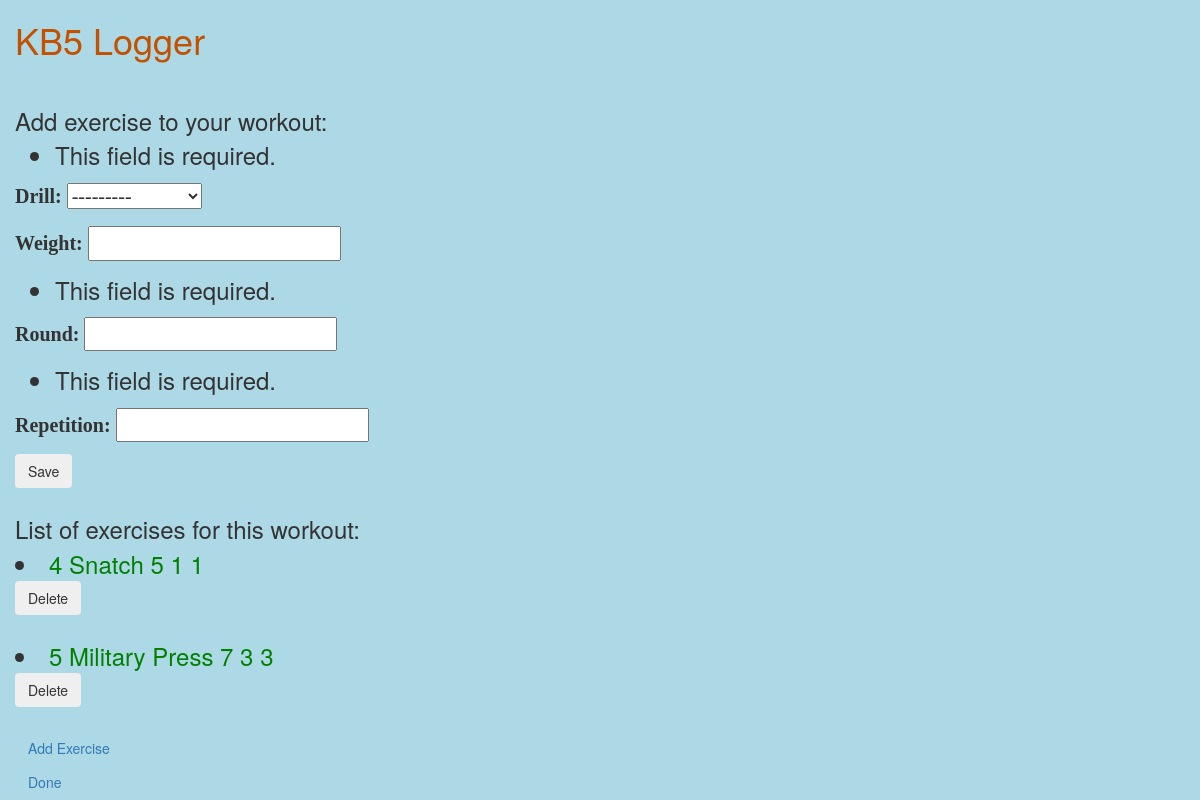
Screenshot of /workouts/3/ (signed in) with the database file from the repository.
### exerlogger/models.py (models this page shows, shortened)
class Exercise(TimeStampedModel):
    workout = models.ForeignKey(Workout, verbose_name=_("workout"), on_delete=models.CASCADE)
    drill = models.ForeignKey(Drill, verbose_name=_("drill"), on_delete=models.CASCADE)
    weight = models.IntegerField(_("weight"), blank=True, null=True)
    round = models.IntegerField(_("round"), default=1)
    repetition = models.IntegerField(_("repetition"), default=1)
    class Meta:
        verbose_name = _("exercise")
        verbose_name_plural = _("exercises")

class Drill(TimeStampedModel):
    name = models.CharField(_("name"), max_length=255)
    class Meta:
        verbose_name = _("drill")
        verbose_name_plural = _("drills")
    objects = models.Manager()
    def __str__(self):
        return self.name

### exerlogger/views.py (the view, shortened to what this page needs)
# urls.py: url(r'workouts/(add)/', views.workout_detail, name='workout_new'),
@login_required
def workout_detail(request, workout_id, exercise_id=None):
    if workout_id == "add":
        exercise_form = NewExerciseForm(request.POST)
        if request.method == "POST":
            workout_current = Workout.objects.create()
            exercise_form.instance = Exercise(workout=workout_current)
            if exercise_form.is_valid():
                exercise_form.save(commit=True)
                return redirect(workout_detail, workout_id=workout_current.id)
        context = {
            'exercise_form': exercise_form
        }
    else:
        workout = get_object_or_404(Workout, pk=workout_id)
        exercises = Exercise.objects.filter(workout=workout_id)
        exercise_form = NewExerciseForm(
            request.POST,
            instance=Exercise(workout=workout),
        )
        if exercise_form.is_valid():
            exercise_form.save(commit=True)
        context = {
            'workout': workout,
            'exercises': exercises,
            'exercise_form': exercise_form
        }
    return render(request, 'workout/workout_detail.html', context)

### exerlogger/forms.py
class NewExerciseForm(forms.ModelForm):
    class Meta:
        model = Exercise
        fields = ["drill", "weight", "round", "repetition"]

### templates/workout/workout_detail.html (shortened to what this page needs)
{% extends 'userspace/base.html' %}
        {% block content %}
            {% if exercise_form %}
                <br>
                Add exercise to your workout:
                <form method="POST" enctype="multipart/form-data">
                    {{ exercise_form.as_p }}
                    <input type="submit" value="Save" class="btn btn-md btn-secondary">
                </form>
            {% endif %}
            List of exercises for this workout:
            {% for exercise in exercises %}
                <li><a href="{% url 'exercise_edit' workout.id exercise.id %}">
                    {{ exercise.id }}
                    {{ exercise.drill.name }}
                    {{ exercise.weight }}
                    {{ exercise.repetition }}
                    {{ exercise.round }}
                    </a>
                    <form action="{% url 'delete_exercise' workout.id exercise.id %}" method="POST">
                        <input type="submit" value="Delete" class="btn btn-md btn-secondary">
                    </form>
                </li>
            {% endfor %}
            {% if workout %}
            <a class="btn btn-md btn-secondary" href="{% url 'workout_detail' workout.id %}">Add Exercise</a>
            {% endif %}
            <br>
            <a href="{% url 'workouts' %}" class="btn btn-md btn-secondary" >Done</a>
        {% endblock %}

### exerlogger/static/workout/style.css (style rules this page uses)
li a { color: green; }
body { background-color: lightblue; padding-left: 15px; font-size: 24px; }
p { font-family: verdana; font-size: 20px; }

### rows the page displays
Exercise: id "4", drill.name "Snatch", weight "5", repetition "1", round "1"
Exercise: id "5", drill.name "Military Press", weight "7", repetition "3", round "3"
